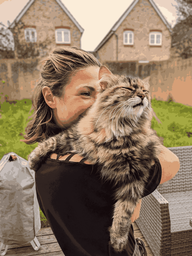
//> input picture paint-by-numbers-maker/quantised_25.png, 192 x 256 px, shrunk from 3024 x 4032 before the run
$ ./find_small_patches   (built with g++ and OpenCV 4)
//> lines starting //> are read from the running program, lines starting //| are printed output that depends on the picture; after the words box and inside, x2 and y2 are one past the last pixel; in counts of white or black regions, pixels touching at a corner belong together
#include <omp.h>
#include <opencv4/opencv2/opencv.hpp>
#include <iostream>
#include <vector>
#include <map>
#include <fstream>
#include <sstream>
#include <unordered_map>

const int MIN_SIZE = 50;
const int MIN_THICKNESS = 3;

// Helper function to convert Vec3b to string
std::string vec3bToString(const cv::Vec3b& color) {
    std::ostringstream ss;
    ss << static_cast<int>(color[0]) << ","
       << static_cast<int>(color[1]) << ","
       << static_cast<int>(color[2]);
    return ss.str();
}

cv::Mat find_all_small_patches(const cv::Mat& image) {
    cv::Mat image_copy = image.clone();
    int rows = image.rows;
    int cols = image.cols;

    // Initialize a matrix to be filled with only the small patches
    cv::Mat all_small_patches = cv::Mat::zeros(rows, cols, CV_32S);
    int number_of_small_patches_so_far = 0;

    // Convert the image to a single channel with unique labels for each color
    std::unordered_map<std::string, int> color_map;
    int current_label = 1;

    for (int r = 0; r < rows; ++r) {
        for (int c = 0; c < cols; ++c) {
            cv::Vec3b color = image_copy.at<cv::Vec3b>(r, c);
            std::string color_str = vec3bToString(color);
            if (color_map.find(color_str) == color_map.end()) {
                color_map[color_str] = current_label++;
            }
        }
    }

    // Assign unique labels to each color
    cv::Mat label_image = cv::Mat::zeros(rows, cols, CV_32S);
    for (int r = 0; r < rows; ++r) {
        for (int c = 0; c < cols; ++c) {
            cv::Vec3b color = image_copy.at<cv::Vec3b>(r, c);
            std::string color_str = vec3bToString(color);
            label_image.at<int>(r, c) = color_map[color_str];
        }
    }

    std::cout << "Total unique colors: " << color_map.size() << std::endl;

    // Identify small patches for each color
    int color_idx = 0;
    for (const auto& pair : color_map) {
        std::string color_str = pair.first;
        int color_label = pair.second;
        color_idx++;

        std::cout << "Processing color " << color_idx << "/" << color_map.size() << std::endl;

        // Create a binary mask for the current color
        cv::Mat mask = (label_image == color_label);

        // Label connected regions
        cv::Mat labeled;
        int num_features = cv::connectedComponents(mask, labeled, 8, CV_32S);

        std::cout << "Number of features for this color: " << num_features - 1 << std::endl;

        for (int label = 1; label < num_features; ++label) {
            cv::Mat region = (labeled == label);

            if( label % 100 == 0 )
                std::cout << label << '/' << num_features << std::endl;

            std::vector<std::vector<cv::Point>> contours;
            cv::findContours(region, contours, cv::RETR_EXTERNAL, cv::CHAIN_APPROX_SIMPLE);

            for (const auto& contour : contours) {
                double area = cv::contourArea(contour);
                cv::Rect bounding_box = cv::boundingRect(contour);

                if (area < MIN_SIZE || std::min(bounding_box.width, bounding_box.height) < MIN_THICKNESS) {
                    number_of_small_patches_so_far++;
                    #pragma omp parallel for
                    for (int r = 0; r < rows; ++r) {
                        for (int c = 0; c < cols; ++c) {
                            if (region.at<uchar>(r, c) > 0) {
                                all_small_patches.at<int>(r, c) = number_of_small_patches_so_far;
                            }
                        }
                    }
                }
            }
        }

        std::cout << "Color " << color_idx << " done. Total small patches so far: " << number_of_small_patches_so_far << std::endl;
    }

    return all_small_patches;
}

void save_small_patches(const cv::Mat& all_small_patches, const std::string& output_path) {
    std::ofstream out_file(output_path);
    if (!out_file.is_open()) {
        std::cerr << "Error opening file for writing: " << output_path << std::endl;
        return;
    }

    for (int r = 0; r < all_small_patches.rows; ++r) {
        for (int c = 0; c < all_small_patches.cols; ++c) {
            out_file << all_small_patches.at<int>(r, c) << " ";
        }
        out_file << std::endl;
    }

    out_file.close();
}

int main() {
    std::string input_image_path = "quantised_25.png";
    std::string output_path = "small_patches.txt";

    // Load the image
    cv::Mat image = cv::imread(input_image_path, cv::IMREAD_COLOR);
//> image is the input picture: 256 rows x 192 cols, CV_8UC3; mean B, G, R 96.8, 119.2, 140
    if (image.empty()) {
        std::cerr << "Error loading image: " << input_image_path << std::endl;
        return -1;
    }

    std::cout << "Image loaded successfully. Size: " << image.cols << "x" << image.rows << std::endl;
//| Image loaded successfully. Size: 192x256

    // Find all small patches
    cv::Mat small_patches = find_all_small_patches(image);
//> the loop in find_all_small_patches, `for (int r = 0; r < rows; ++r)` made 256 passes
//> current_label on passes 1 to 3: 90, 173, 250
//> after the loop in find_all_small_patches, `for (int r = 0; r < rows; ++r)`: color_map = 13977 items; current_label = 13978
//> after the loop in find_all_small_patches, `for (int r = 0; r < rows; ++r)`:
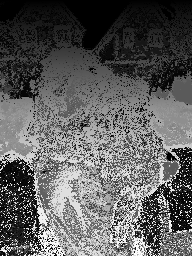
//> label_image: 256 rows x 192 cols, CV_32SC1; min 1, max 13977, mean 5190.4; drawn with min black and max white
//| Total unique colors: 13977
//> the loop in find_all_small_patches, `for (const auto& pair : color_map)` made 13977 passes
//> (color_str, color_label, num_features, number_of_small_patches_so_far) on passes 1 to 3: ("80,94,111", 13977, 2, 1), ("45,63,84", 13976, 2, 2), ("114,127,144", 13968, 2, 3)
//| Processing color 1/13977
//| Number of features for this color: 1
//| Color 1 done. Total small patches so far: 1
//| Processing color 2/13977
//> (the first 4 of 24 printed lines)
//> (output is shown up to pass 8 of 13977)
//> pass 1, in find_all_small_patches, `cv::Mat mask = (label_image == color_label);`:
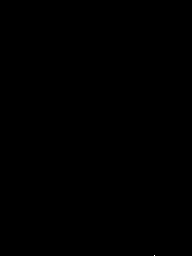
//> mask: 256 rows x 192 cols, CV_8UC1; 0% white in thin lines or dots, all inside (x1, y1, x2, y2) = (154, 255, 155, 256)
//> after the loop in find_all_small_patches, `for (const auto& pair : color_map)`:
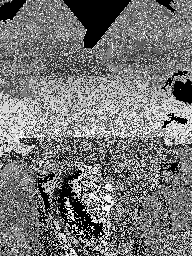
//> all_small_patches: 256 rows x 192 cols, CV_32SC1; min 0, max 40433, mean 18710.5; drawn with min black and max white
//> after the loop in find_all_small_patches, `for (const auto& pair : color_map)`: color_idx = 13977; number_of_small_patches_so_far = 40433

    // Save the output
    save_small_patches(small_patches, output_path);

    std::cout << "Small patches saved to " << output_path << std::endl;

    return 0;
}
